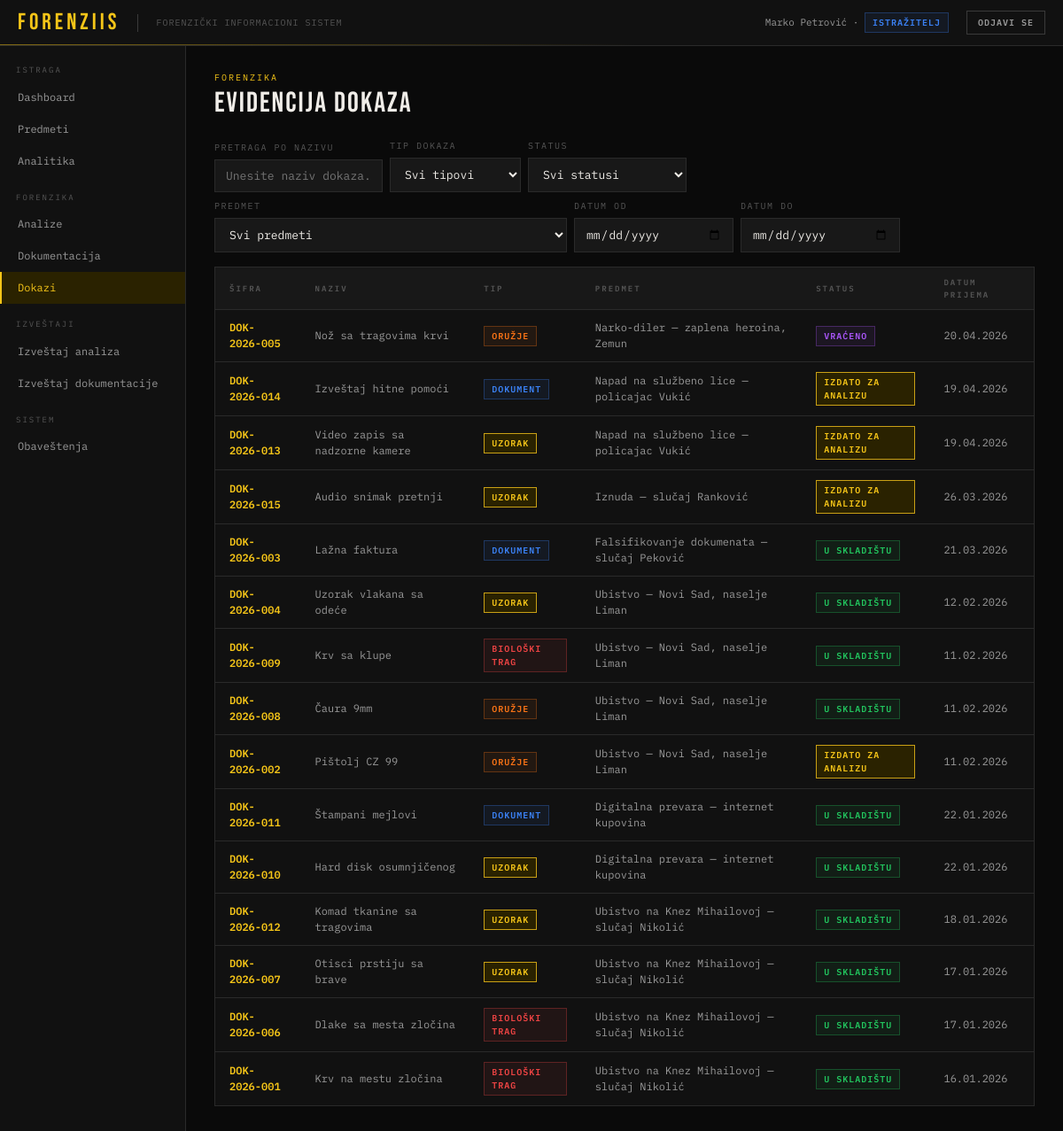
Screenshot of /?page=dokazi (signed in) with the database file from the repository.
### tables this page shows
CREATE TABLE korisnik (
    id              INT AUTO_INCREMENT PRIMARY KEY,
    ime             VARCHAR(255) NOT NULL,
    prezime         VARCHAR(255) NOT NULL,
    email           VARCHAR(255) NOT NULL UNIQUE,
    kor_ime         VARCHAR(255) NULL UNIQUE,
    lozinka_hash    VARCHAR(255) NOT NULL,
    uloga           ENUM('ADMINISTRATOR','ISTRAZITELJ','TEHNICAR','VESTAK') NOT NULL,
    aktivan         BOOLEAN NOT NULL DEFAULT TRUE,
    datum_kreiranja DATETIME NOT NULL DEFAULT NOW()
);

CREATE TABLE dokaz (
    id                     INT AUTO_INCREMENT PRIMARY KEY,
    sifra_dokaza           VARCHAR(50) NOT NULL UNIQUE,
    naziv                  VARCHAR(255) NOT NULL,
    opis                   TEXT NULL,
    tip_dokaza             ENUM('BIOLOSKI_TRAG','ORUZJE','DOKUMENT','ODECA','UZORAK') NOT NULL,
    datum_prijema          DATETIME NOT NULL,
    datum_pronalaska       DATETIME NULL,
    lokacija_pronalaska    VARCHAR(255) NULL,
    lokacija_skladistenja  VARCHAR(255) NULL,
    status                 ENUM('PRIJEM','U_SKLADISTU','IZDATO_ZA_ANALIZU','VRACENO','KOMPROMITOVAN','ARHIVIRANO') NOT NULL DEFAULT 'PRIJEM',
    predmet_id             INT NOT NULL,
    tehnicar_id            INT NOT NULL,
    FOREIGN KEY (predmet_id) REFERENCES predmet(id),
    FOREIGN KEY (tehnicar_id) REFERENCES tehnicar_za_dokaze(id_korisnik)
);

CREATE TABLE predmet (
    id               INT AUTO_INCREMENT PRIMARY KEY,
    naziv            VARCHAR(255) NOT NULL,
    opis             TEXT NULL,
    status           ENUM('AKTIVAN','ZATVOREN') NOT NULL DEFAULT 'AKTIVAN',
    faza             ENUM('OTVOREN_SLUCAJ','PRIKUPLJANJE_DOKAZA','ANALIZA_DOKAZA','DONOSENJE_ZAKLJUCKA','ZATVOREN_SLUCAJ') NOT NULL DEFAULT 'OTVOREN_SLUCAJ',
    datum_otvaranja  DATETIME NOT NULL DEFAULT NOW(),
    istrazitelj_id   INT NULL,
    FOREIGN KEY (istrazitelj_id) REFERENCES korisnik(id)
);

### index.php (called while the page is built, shortened)
<?php
require_once __DIR__ . '/config.php';
require_once __DIR__ . '/helpers.php';
$page   = $_GET['page']   ?? 'dashboard';
require __DIR__ . '/layout/header.php';
require __DIR__ . "/pages/{$page}.php";
require __DIR__ . '/layout/footer.php';

### helpers.php (called while the page is built, shortened)
<?php
function e(?string $str): string
{
    return htmlspecialchars($str ?? '', ENT_QUOTES, 'UTF-8');
}
function badgeClass(string $status): string
{
    $mapa = [
        'AKTIVAN'            => 'badge-green',
        'ZATVOREN'           => 'badge-gray',
        'PRIJEM'             => 'badge-blue',
        'U_SKLADISTU'        => 'badge-green',
        'IZDATO_ZA_ANALIZU'  => 'badge-yellow',
        'VRACENO'            => 'badge-purple',
        'KOMPROMITOVAN'       => 'badge-orange',
        'ARHIVIRANO'         => 'badge-gray',
        'KREIRAN'            => 'badge-blue',
        'DODELJEN'           => 'badge-blue',
        'U_TOKU'             => 'badge-yellow',
        'ZAVRSEN'            => 'badge-green',
        'PREKORACEN'         => 'badge-red',
        'ODBIJEN'            => 'badge-red',
        'NA_CEKANJU'         => 'badge-yellow',
        'ODOBREN'            => 'badge-green',
        'ARHIVIRAN'          => 'badge-gray',
    ];
    return $mapa[$status] ?? 'badge-gray';
}
function badgeLabel(string $status): string
{
    $mapa = [
        'AKTIVAN'            => 'Aktivan',
        'ZATVOREN'           => 'Zatvoren',
        'PRIJEM'             => 'Prijem',
        'U_SKLADISTU'        => 'U skladištu',
        'IZDATO_ZA_ANALIZU'  => 'Izdato za analizu',
        'VRACENO'            => 'Vraćeno',
        'KOMPROMITOVAN'       => 'Kompromitovan',
        'ARHIVIRANO'         => 'Arhivirano',
        'KREIRAN'            => 'Kreiran',
        'DODELJEN'           => 'Dodeljen',
        'U_TOKU'             => 'U toku',
        'ZAVRSEN'            => 'Završen',
        'PREKORACEN'         => 'Prekoračen',
        'ODBIJEN'            => 'Odbijen',
        'NA_CEKANJU'         => 'Na čekanju',
        'ODOBREN'            => 'Odobren',
        'ARHIVIRAN'          => 'Arhiviran',
    ];
    return $mapa[$status] ?? $status;
}
function formatDatum(?string $datetime): string
{
    return date('d.m.Y', strtotime($datetime));
}
function tipDokazaLabel(string $tip): string
{
    $mapa = [
        'BIOLOSKI_TRAG' => 'Biološki trag',
        'ORUZJE'        => 'Oružje',
        'DOKUMENT'      => 'Dokument',
        'ODECA'         => 'Odeća',
        'UZORAK'        => 'Uzorak',
    ];
    return $mapa[$tip] ?? $tip;
}
function tipDokazaBadge(string $tip): string
{
    $mapa = [
        'BIOLOSKI_TRAG' => 'badge-red',
        'ORUZJE'        => 'badge-orange',
        'DOKUMENT'      => 'badge-blue',
        'ODECA'         => 'badge-purple',
        'UZORAK'        => 'badge-yellow',
    ];
    return $mapa[$tip] ?? 'badge-gray';
}
function ulogaLabel(string $uloga): string
{
    $mapa = [
        'ADMINISTRATOR' => 'Administrator',
        'ISTRAZITELJ'   => 'Istražitelj',
        'TEHNICAR'      => 'Tehničar',
        'VESTAK'        => 'Veštak',
    ];
    return $mapa[$uloga] ?? $uloga;
}
function ulogaBadge(string $uloga): string
{
    $mapa = [
        'ADMINISTRATOR' => 'badge-red',
        'ISTRAZITELJ'   => 'badge-blue',
        'TEHNICAR'      => 'badge-green',
        'VESTAK'        => 'badge-purple',
    ];
    return $mapa[$uloga] ?? 'badge-gray';
}

### pages/dokazi.php (the view, shortened to what this page needs)
<?php
$filterNaziv    = $_GET['naziv'] ?? '';
$filterDatumOd  = $_GET['datum_od'] ?? '';
$filterDatumDo  = $_GET['datum_do'] ?? '';
$sql = "
    SELECT d.id, d.sifra_dokaza, d.naziv, d.tip_dokaza, d.status, d.datum_prijema,
           p.naziv AS predmet_naziv,
           k.ime AS tehnicar_ime, k.prezime AS tehnicar_prezime
    FROM dokaz d
    JOIN predmet p ON p.id = d.predmet_id
    JOIN tehnicar_za_dokaze t ON t.id_korisnik = d.tehnicar_id
    JOIN korisnik k ON k.id = t.id_korisnik
    WHERE d.status != 'ARHIVIRANO'
";
$sql .= " ORDER BY d.datum_prijema DESC";
$stmt = $conn->prepare($sql);
$stmt->execute();
$dokazi = $stmt->get_result();
?>
<div class="page-eyebrow">Forenzika</div>
<div class="page-title">Evidencija dokaza</div>
<div class="filter-bar">
    <form method="GET" style="display:flex; gap:8px; flex-wrap:wrap; align-items:flex-end; width:100%;">
        <div class="form-group" style="margin-bottom:0;">
            <label>Pretraga po nazivu</label>
            <input type="text" name="naziv" value="<?= e($filterNaziv) ?>" placeholder="Unesite naziv dokaza..." onchange="this.form.submit()">
        </div>
        <div class="form-group" style="margin-bottom:0;">
            <label>Tip dokaza</label>
            <select name="tip_dokaza" onchange="this.form.submit()">
                <option value="">Svi tipovi</option>
            </select>
        </div>
        <div class="form-group" style="margin-bottom:0;">
            <label>Status</label>
            <select name="status" onchange="this.form.submit()">
                <option value="">Svi statusi</option>
            </select>
        </div>
        <div class="form-group" style="margin-bottom:0;">
            <label>Predmet</label>
            <select name="predmet_id" onchange="this.form.submit()">
                <option value="0">Svi predmeti</option>
            </select>
        </div>
        <div class="form-group" style="margin-bottom:0;">
            <label>Datum od</label>
            <input type="date" name="datum_od" value="<?= e($filterDatumOd) ?>" max="<?= date('Y-m-d') ?>" onchange="this.form.submit()">
        </div>
        <div class="form-group" style="margin-bottom:0;">
            <label>Datum do</label>
            <input type="date" name="datum_do" value="<?= e($filterDatumDo) ?>" max="<?= date('Y-m-d') ?>" onchange="this.form.submit()">
        </div>
    </form>
</div>
<div class="card">
    <div class="card-body" style="padding:0;">
        <?php if ($dokazi->num_rows > 0): ?>
        <table>
            <thead>
                <tr>
                    <th>Šifra</th>
                    <th>Naziv</th>
                    <th>Tip</th>
                    <th>Predmet</th>
                    <th>Status</th>
                    <th>Datum prijema</th>
                </tr>
            </thead>
            <tbody>
                <?php while ($row = $dokazi->fetch_assoc()): ?>
                <tr>
                    <td><a href="?page=dokaz-detalji&id=<?= $row['id'] ?>"><?= e($row['sifra_dokaza']) ?></a></td>
                    <td><?= e($row['naziv']) ?></td>
                    <td><span class="badge <?= tipDokazaBadge($row['tip_dokaza']) ?>"><?= e(tipDokazaLabel($row['tip_dokaza'])) ?></span></td>
                    <td><?= e($row['predmet_naziv']) ?></td>
                    <td><span class="badge <?= badgeClass($row['status']) ?>"><?= e(badgeLabel($row['status'])) ?></span></td>
                    <td><?= formatDatum($row['datum_prijema']) ?></td>
                </tr>
                <?php endwhile; ?>
            </tbody>
        </table>
        <?php else: ?>
        <div class="empty-state">Nema dokaza koji odgovaraju filterima</div>
        <?php endif; ?>
    </div>
</div>

### layout/header.php (shortened to what this page needs)
<?php
$neprocitanaQuery = $conn->prepare("SELECT COUNT(*) as cnt FROM obavestenje WHERE korisnik_id = ? AND procitano = 0");
$neprocitanaQuery->bind_param('i', $_SESSION['user_id']);
$neprocitanaQuery->execute();
$neprocitanaBroj = $neprocitanaQuery->get_result()->fetch_assoc()['cnt'];
$kq = $conn->prepare("SELECT id, ime, prezime, email, uloga FROM korisnik WHERE id = ?");
$kq->bind_param('i', $_SESSION['user_id']);
$kq->execute();
$korisnik = $kq->get_result()->fetch_assoc();
?>
<!DOCTYPE html>
<html lang="sr">
<head>
</head>
<body>
<div id="app">
<div class="topbar">
    <div class="topbar-logo">ForenzIIS</div>
    <div class="topbar-system">Forenzički informacioni sistem</div>
    <div class="topbar-user">
        <?= e($korisnik['ime'] . ' ' . $korisnik['prezime']) ?> · <span class="badge <?= ulogaBadge($korisnik['uloga']) ?>"><?= e(ulogaLabel($korisnik['uloga'])) ?></span>
    </div>
    <a href="?page=logout" class="btn btn-ghost btn-sm">Odjavi se</a>
</div>
<div class="body-wrap">
<div class="sidebar">
<?php
$uloga = $_SESSION['uloga'];
if ($uloga === 'ADMINISTRATOR'):
?>
    <div class="sidebar-section">Administracija</div>
    <a href="?page=dashboard" class="nav-item <?= $page === 'dashboard' ? 'active' : '' ?>">Dashboard</a>
    <a href="?page=korisnik-novi" class="nav-item <?= $page === 'korisnik-novi' ? 'active' : '' ?>">Novi korisnik</a>
    <a href="?page=izvestaj-analize" class="nav-item <?= $page === 'izvestaj-analize' ? 'active' : '' ?>">Izveštaj analiza</a>
    <a href="?page=izvestaj-dokumentacije" class="nav-item <?= $page === 'izvestaj-dokumentacije' ? 'active' : '' ?>">Izveštaj dokumentacije</a>
    <a href="?page=analitika" class="nav-item <?= $page === 'analitika' ? 'active' : '' ?>">Analitika</a>
    <div class="sidebar-section">Predmeti</div>
    <a href="?page=predmeti" class="nav-item <?= $page === 'predmeti' || strpos($page, 'predmet-') === 0 ? 'active' : '' ?>">Predmeti</a>
    <div class="sidebar-section">Forenzika</div>
    <a href="?page=dokazi" class="nav-item <?= $page === 'dokazi' || strpos($page, 'dokaz-') === 0 ? 'active' : '' ?>">Dokazi</a>
    <a href="?page=analize" class="nav-item <?= $page === 'analize' || strpos($page, 'analiza-') === 0 ? 'active' : '' ?>">Analize</a>
    <a href="?page=dokumentacija" class="nav-item <?= $page === 'dokumentacija' || strpos($page, 'dokument-') === 0 ? 'active' : '' ?>">Dokumentacija</a>
    <a href="?page=dokazi-zahtevi" class="nav-item <?= $page === 'dokazi-zahtevi' ? 'active' : '' ?>">Zahtevi za dokaze</a>
    <div class="sidebar-section">Sistem</div>
    <a href="?page=tagovi" class="nav-item <?= $page === 'tagovi' || $page === 'tag-novi' ? 'active' : '' ?>">Tagovi</a>
    <a href="?page=obavestenja" class="nav-item <?= $page === 'obavestenja' ? 'active' : '' ?>">Obaveštenja<?php if ($neprocitanaBroj > 0): ?> <span class="nav-badge"><?= $neprocitanaBroj ?></span><?php endif; ?></a>
<?php elseif ($uloga === 'ISTRAZITELJ'): ?>
    <div class="sidebar-section">Istraga</div>
    <a href="?page=dashboard" class="nav-item <?= $page === 'dashboard' ? 'active' : '' ?>">Dashboard</a>
    <a href="?page=predmeti" class="nav-item <?= $page === 'predmeti' || strpos($page, 'predmet-') === 0 ? 'active' : '' ?>">Predmeti</a>
    <a href="?page=analitika" class="nav-item <?= $page === 'analitika' ? 'active' : '' ?>">Analitika</a>
    <div class="sidebar-section">Forenzika</div>
    <a href="?page=analize" class="nav-item <?= $page === 'analize' || strpos($page, 'analiza-') === 0 ? 'active' : '' ?>">Analize</a>
    <a href="?page=dokumentacija" class="nav-item <?= $page === 'dokumentacija' || strpos($page, 'dokument-') === 0 ? 'active' : '' ?>">Dokumentacija</a>
    <a href="?page=dokazi" class="nav-item <?= $page === 'dokazi' || strpos($page, 'dokaz-') === 0 ? 'active' : '' ?>">Dokazi</a>
    <div class="sidebar-section">Izveštaji</div>
    <a href="?page=izvestaj-analize" class="nav-item <?= $page === 'izvestaj-analize' ? 'active' : '' ?>">Izveštaj analiza</a>
    <a href="?page=izvestaj-dokumentacije" class="nav-item <?= $page === 'izvestaj-dokumentacije' ? 'active' : '' ?>">Izveštaj dokumentacije</a>
    <div class="sidebar-section">Sistem</div>
    <a href="?page=obavestenja" class="nav-item <?= $page === 'obavestenja' ? 'active' : '' ?>">Obaveštenja<?php if ($neprocitanaBroj > 0): ?> <span class="nav-badge"><?= $neprocitanaBroj ?></span><?php endif; ?></a>
<?php endif; ?>
</div>
<div class="main">

### rows the page displays
korisnik: ime+prezime "Marko Petrović", uloga "ISTRAŽITELJ"
dokaz: sifra_dokaza "DOK-2026-005", naziv "Nož sa tragovima krvi", tip_dokaza "ORUŽJE", predmet.naziv "Narko-diler — zaplena heroina, Zemun", status "VRAĆENO", datum_prijema "20.04.2026"
dokaz: sifra_dokaza "DOK-2026-014", naziv "Izveštaj hitne pomoći", tip_dokaza "DOKUMENT", predmet.naziv "Napad na službeno lice — policajac Vukić", status "IZDATO ZA ANALIZU", datum_prijema "19.04.2026"
dokaz: sifra_dokaza "DOK-2026-013", naziv "Video zapis sa nadzorne kamere", tip_dokaza "UZORAK", predmet.naziv "Napad na službeno lice — policajac Vukić", status "IZDATO ZA ANALIZU", datum_prijema "19.04.2026"
dokaz: sifra_dokaza "DOK-2026-015", naziv "Audio snimak pretnji", tip_dokaza "UZORAK", predmet.naziv "Iznuda — slučaj Ranković", status "IZDATO ZA ANALIZU", datum_prijema "26.03.2026"
dokaz: sifra_dokaza "DOK-2026-003", naziv "Lažna faktura", tip_dokaza "DOKUMENT", predmet.naziv "Falsifikovanje dokumenata — slučaj Peković", status "U SKLADIŠTU", datum_prijema "21.03.2026"
dokaz: sifra_dokaza "DOK-2026-004", naziv "Uzorak vlakana sa odeće", tip_dokaza "UZORAK", predmet.naziv "Ubistvo — Novi Sad, naselje Liman", status "U SKLADIŠTU", datum_prijema "12.02.2026"
dokaz: sifra_dokaza "DOK-2026-009", naziv "Krv sa klupe", tip_dokaza "BIOLOŠKI TRAG", predmet.naziv "Ubistvo — Novi Sad, naselje Liman", status "U SKLADIŠTU", datum_prijema "11.02.2026"
dokaz: sifra_dokaza "DOK-2026-008", naziv "Čaura 9mm", tip_dokaza "ORUŽJE", predmet.naziv "Ubistvo — Novi Sad, naselje Liman", status "U SKLADIŠTU", datum_prijema "11.02.2026"
dokaz: sifra_dokaza "DOK-2026-002", naziv "Pištolj CZ 99", tip_dokaza "ORUŽJE", predmet.naziv "Ubistvo — Novi Sad, naselje Liman", status "IZDATO ZA ANALIZU", datum_prijema "11.02.2026"
dokaz: sifra_dokaza "DOK-2026-011", naziv "Štampani mejlovi", tip_dokaza "DOKUMENT", predmet.naziv "Digitalna prevara — internet kupovina", status "U SKLADIŠTU", datum_prijema "22.01.2026"
dokaz: sifra_dokaza "DOK-2026-010", naziv "Hard disk osumnjičenog", tip_dokaza "UZORAK", predmet.naziv "Digitalna prevara — internet kupovina", status "U SKLADIŠTU", datum_prijema "22.01.2026"
dokaz: sifra_dokaza "DOK-2026-012", naziv "Komad tkanine sa tragovima", tip_dokaza "UZORAK", predmet.naziv "Ubistvo na Knez Mihailovoj — slučaj Nikolić", status "U SKLADIŠTU", datum_prijema "18.01.2026"
dokaz: sifra_dokaza "DOK-2026-007", naziv "Otisci prstiju sa brave", tip_dokaza "UZORAK", predmet.naziv "Ubistvo na Knez Mihailovoj — slučaj Nikolić", status "U SKLADIŠTU", datum_prijema "17.01.2026"
dokaz: sifra_dokaza "DOK-2026-006", naziv "Dlake sa mesta zločina", tip_dokaza "BIOLOŠKI TRAG", predmet.naziv "Ubistvo na Knez Mihailovoj — slučaj Nikolić", status "U SKLADIŠTU", datum_prijema "17.01.2026"
dokaz: sifra_dokaza "DOK-2026-001", naziv "Krv na mestu zločina", tip_dokaza "BIOLOŠKI TRAG", predmet.naziv "Ubistvo na Knez Mihailovoj — slučaj Nikolić", status "U SKLADIŠTU", datum_prijema "16.01.2026"
